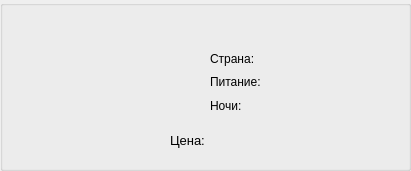
  <widget class="QGroupBox" name="groupBox">
   <property name="geometry">
    <rect>
     <x>100</x>
     <y>170</y>
     <width>411</width>
     <height>171</height>
    </rect>
   </property>
   <property name="title">
    <string/>
   </property>
   <widget class="QLabel" name="picture_1">
    <property name="geometry">
     <rect>
      <x>20</x>
      <y>20</y>
      <width>131</width>
      <height>101</height>
     </rect>
    </property>
    <property name="text">
     <string/>
    </property>
   </widget>
   <widget class="QLabel" name="name_1">
    <property name="geometry">
     <rect>
      <x>155</x>
      <y>10</y>
      <width>241</width>
      <height>31</height>
     </rect>
    </property>
    <property name="font">
     <font>
      <family>Segoe Print</family>
      <pointsize>11</pointsize>
      <underline>true</underline>
     </font>
    </property>
    <property name="text">
     <string/>
    </property>
   </widget>
   <widget class="QLabel" name="country_1">
    <property name="geometry">
     <rect>
      <x>270</x>
      <y>50</y>
      <width>121</width>
      <height>16</height>
     </rect>
    </property>
    <property name="text">
     <string/>
    </property>
   </widget>
   <widget class="QLabel" name="meals_1">
    <property name="geometry">
     <rect>
      <x>270</x>
      <y>70</y>
      <width>121</width>
      <height>20</height>
     </rect>
    </property>
    <property name="text">
     <string/>
    </property>
   </widget>
   <widget class="QLabel" name="label_4">
    <property name="geometry">
     <rect>
      <x>170</x>
      <y>120</y>
      <width>51</width>
      <height>41</height>
     </rect>
    </property>
    <property name="font">
     <font>
      <pointsize>10</pointsize>
     </font>
    </property>
    <property name="text">
     <string>Цена:</string>
    </property>
    <property name="textFormat">
     <enum>Qt::AutoText</enum>
    </property>
   </widget>
   <widget class="QLabel" name="nights_1">
    <property name="geometry">
     <rect>
      <x>270</x>
      <y>96</y>
      <width>121</width>
      <height>20</height>
     </rect>
    </property>
    <property name="text">
     <string/>
    </property>
   </widget>
   <widget class="QLabel" name="price_1">
    <property name="geometry">
     <rect>
      <x>230</x>
      <y>120</y>
      <width>161</width>
      <height>41</height>
     </rect>
    </property>
    <property name="font">
     <font>
      <family>Segoe Print</family>
      <pointsize>10</pointsize>
     </font>
    </property>
    <property name="text">
     <string/>
    </property>
   </widget>
   <widget class="QWidget" name="layoutWidget">
    <property name="geometry">
     <rect>
      <x>210</x>
      <y>50</y>
      <width>63</width>
      <height>64</height>
     </rect>
    </property>
    <layout class="QVBoxLayout" name="verticalLayout">
     <item>
      <widget class="QLabel" name="label_2">
       <property name="text">
        <string>Страна:</string>
       </property>
      </widget>
     </item>
     <item>
      <widget class="QLabel" name="label_5">
       <property name="text">
        <string>Питание:</string>
       </property>
      </widget>
     </item>
     <item>
      <widget class="QLabel" name="label_6">
       <property name="text">
        <string>Ночи:</string>
       </property>
      </widget>
     </item>
    </layout>
   </widget>
   <widget class="QPushButton" name="pushButton_13">
    <property name="geometry">
     <rect>
      <x>20</x>
      <y>30</y>
      <width>131</width>
      <height>101</height>
     </rect>
    </property>
    <property name="styleSheet">
     <string notr="true">border: 0.3 px solid white;
background-color:rgba(255, 0, 0, 0)</string>
    </property>
    <property name="text">
     <string/>
    </property>
   </widget>
   <widget class="QPushButton" name="pushButton_14">
    <property name="geometry">
     <rect>
      <x>160</x>
      <y>10</y>
      <width>231</width>
      <height>31</height>
     </rect>
    </property>
    <property name="font">
     <font>
      <underline>true</underline>
     </font>
    </property>
    <property name="styleSheet">
     <string notr="true">border: 0.3 px solid white;
background-color:rgba(255, 0, 0, 0)</string>
    </property>
    <property name="text">
     <string/>
    </property>
   </widget>
  </widget>
